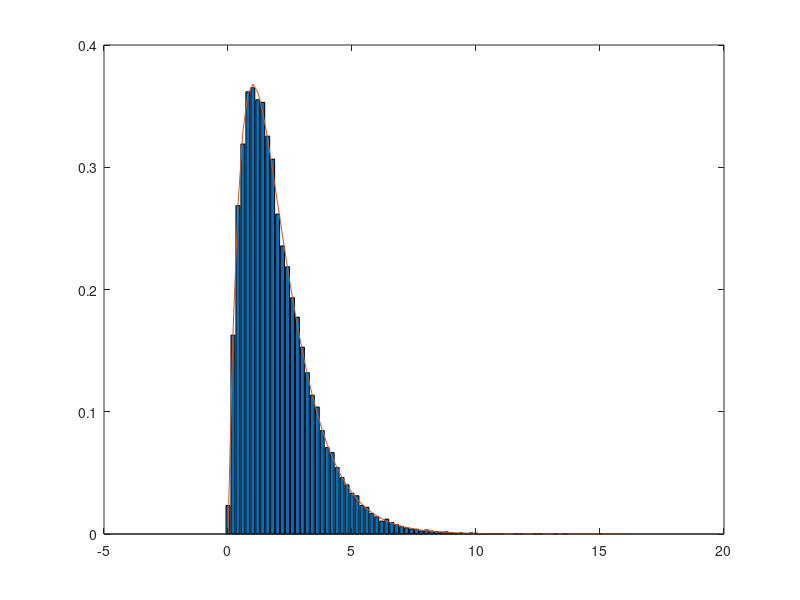

MATLAB code to generate this figure:
close all;
clear variable;

N = 50000;

% emirique
X = rand(1, N);
Y = rand(1, N);

u = -1/1 * log( 1 - X );
v = -1/2 * log( 1 - Y );

U = u + 2* v;

[h, xout] = hist(U, 0:0.2:16);

bar(xout, h / trapz(xout, h) );


%theo 

hold on;
plot(xout, xout .* exp( -xout ))


ecart_type = mean(U)

v = std(U) ^2